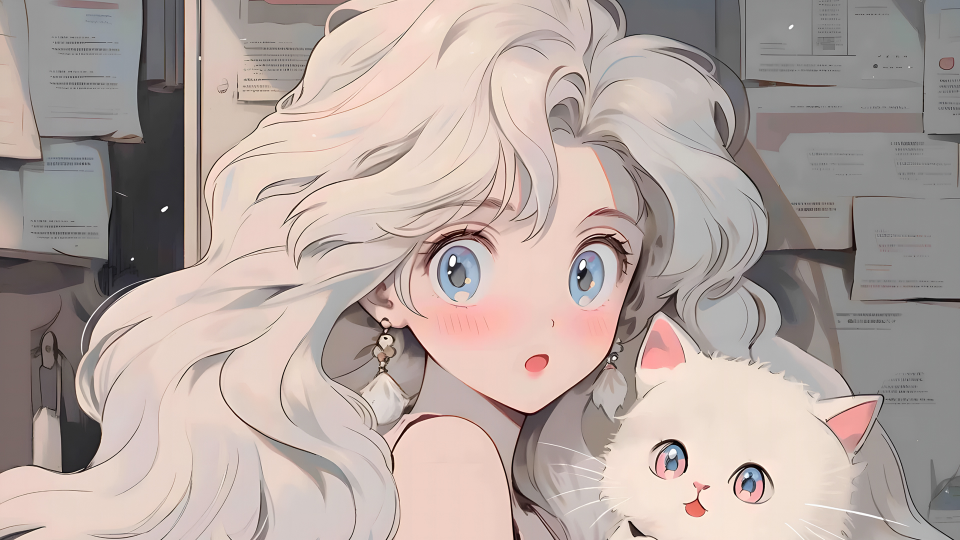
#> input picture test/test_basic_grama/image_rec/opencv_test/image/cat.jpg, 1920 x 1080 px (shown at 1/2 size)
$ python cv_test.py   (older library calls are emulated)
#> lines starting #> are read from the running program, lines starting #| are printed output that depends on the picture
import os

import cv2


# https://blog.csdn.net/u010349629/article/details/130663640
from tqdm import tqdm


# [199 lines left out: functions read_image, change_color, resize_img, extrac_img, video_test, video_wirte_test and 2 more, not called in this run]
"""

获取摄像头数据

"""

# [21 lines left out: function videocapture, not called in this run]

"""
把本地图片 缩小

fourcc编码类型不合适
fourcc编码类型与系统安装的编码器有关。一般设置’MJPG’，或者直接用-1采用默认的参数。
frameSize设置不一致
设置frameSize与frame的分辨率一致
"""


def scal_img():
    img = cv2.imread('./image/cat.jpg', cv2.IMREAD_UNCHANGED)
#> img is the input picture: shape (1080, 1920, 3); mean B, G, R 161.2, 166.5, 180.7

    # 缩小图像
    scale_percent = 25  # 设置缩小比例（例如50表示缩小到原来的一半）
    width = int(img.shape[1] * scale_percent / 100)
#> width = 480
    height = int(img.shape[0] * scale_percent / 100)
#> height = 270
    dim = (width, height)
#> dim = (480, 270)
    resized_image = cv2.resize(img, dim)
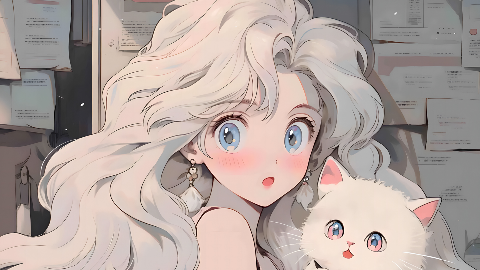
#> resized_image: shape (270, 480, 3); mean B, G, R 161.3, 166.6, 180.8
    cv2.imshow('test', resized_image)
    cv2.waitKey(0)


if __name__ == '__main__':
    # 判断视频是否存在
    # crop_video_by_width(r'./daoyou.mp4','result.mp4')
    scal_img()
